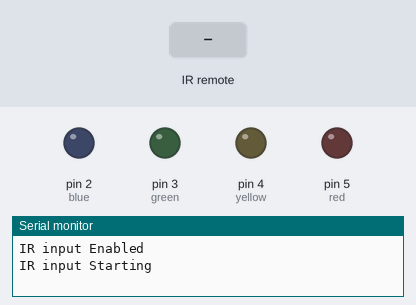
The sketch below on a simulated Arduino Uno, built with avr-gcc and run on an emulated ATmega328P. Shown: output pins drawn as LEDs (lit = HIGH), the last lines printed to the serial monitor. The test bench sets the inputs (shaded band).

Above: at 1.2 s.
1.3 s: infrared code 0x8877 received
At 1.7 s:
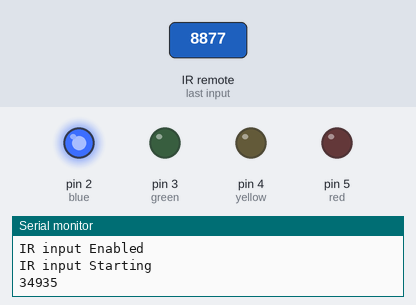
3.3 s: infrared code 0x48B7 received
At 3.7 s:
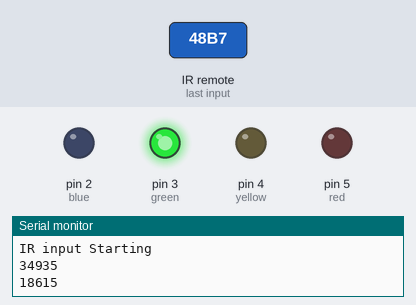
5.3 s: infrared code 0x28D7 received
At 5.6 s:
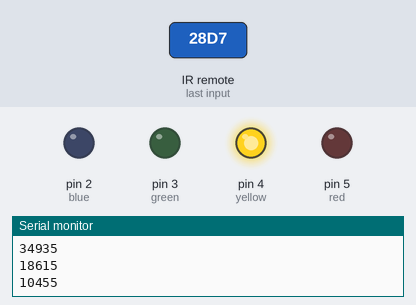
7.3 s: infrared code 0xA857 received
At 7.7 s:
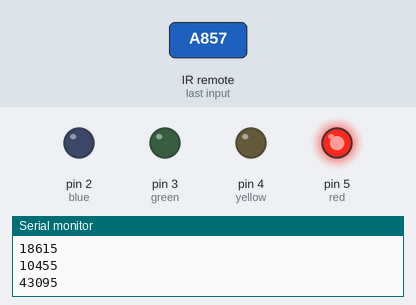
Timing chart, 0 to 10.3 s (numbered marks = the images above; inputs shaded):
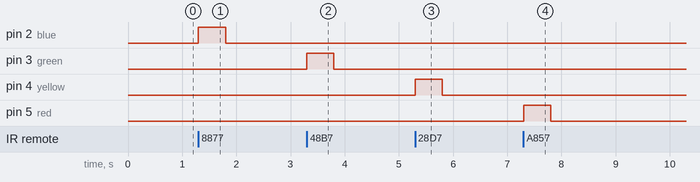

The sketch:

jeongdoyung09.ino
```cpp
#include <IRremote.h>
//전역변수 설정
int blue = 2;
int green = 3;
int yellow = 4;
int red = 5;
int RECV_PIN = 11;
//IR라이브러리 객체
IRrecv irrecv(RECV_PIN);
decode_results results;//IR신호 복호화(역할 십진수>아스키코드 변환하는 비슷한 역할)
void setup() {
  // 전원ON시 1회만 실행
  //GPIO 모드 설정
  pinMode(blue, OUTPUT);
  pinMode(green, OUTPUT);
  pinMode(yellow, OUTPUT);
  pinMode(red, OUTPUT);
  //시리얼 모니터로 출력설정
  Serial.begin(9600);
  Serial.println("IR input Enabled");
  irrecv.enableIRIn();//IRrecv 구조체(c)=클래스(자바):변수, 함수 모두 포함
  Serial.println("IR input Starting");
}

void loop() {
  // 전원ON시 무한 반복
  if(irrecv.decode(&results)) {//수신값을 확인해서 있으면 true 반환하는 함수 decode
    unsigned int value = results.value;
    Serial.println(value);//적외선 수신기로 받은 값을 출력해 보기.
    switch(value) {
      case 34935:
        digitalWrite(blue, HIGH);
        delay(500);
        digitalWrite(blue, LOW);
        break;
      case 18615:
        digitalWrite(green, HIGH);
        delay(500);
        digitalWrite(green, LOW);
        break;
      case 10455:
        digitalWrite(yellow, HIGH);
        delay(500);
        digitalWrite(yellow, LOW);
        break;
      case 43095:
        digitalWrite(red, HIGH);
        delay(500);
        digitalWrite(red, LOW);
        break;
    }
    //switch문 end
    irrecv.resume();//ready 수신값을 받음
  }
}
```

C_Test.cpp
```cpp
#include <stdio.h>

int main() {
	int MONEY=0;//키보드로 입력받는 값
	int UNIT=50000,NUM=0,SW=0;
	scanf("%d",&MONEY);
	//printf("입력받은 값은 %d 입니다.",MONEY);
	while(1){
		NUM=(int)(MONEY/UNIT);
		if(NUM>0){
		printf("화폐단위 %d 원의 개수는 %d\n",UNIT,NUM);
		}
		if(UNIT>1){
			MONEY=MONEY-(UNIT*NUM);
			if(SW==0){
				UNIT=UNIT/5;
				SW=1;
			}else{
				UNIT=UNIT/2;
				SW=0;
			}
		}else{
			break;
		}
	}
	return 0;
}
```

CodingTest01.c
```cpp
#include <stdio.h>

int main() {
	int MONEY=0;//키보드로 입력받는 값
	int UNIT=50000,NUM=0,SW=0;
	scanf("%d",&MONEY);
	//printf("입력받은 값은 %d 입니다.",MONEY);
	while(1){
		NUM=(int)(MONEY/UNIT);
		if(NUM>0){
			printf("화폐단위 %d 원의 개수는 %d\n",UNIT,NUM);
		}
		if(UNIT>1){
			MONEY=MONEY-(UNIT*NUM);
			if(SW==0){
				UNIT=UNIT/5;
				SW=1;
			}else{
				UNIT=UNIT/2;
				SW=0;
			}
		}else{
			break;
		}
	}
	return 0;
}
```

CodingTest02.c
```cpp
#include <stdio.h>
// 이 프로그램은 키보드로 입력받은 숫자배열을 오름차순 정렬하는 C프로그램 입니다.
int main() {
	int n, prev, next, Temp;

	scanf("%d",&n);//키보드로 Numbers[]에 들어갈 크기를 지정합니다.
	int Numbers[n];
	for(int i=0; i<n; i++) {
		scanf("%d",&Numbers[i]);
	}
	/* 디버그: 입력값이 제대로 입력되었는지 확인 */
	for(int i=0; i<n; i++) {
		printf("%d ",Numbers[i]);
	}
	printf("\n");//줄바꿈
	//이중for문을 이용한 정렬로직(아래)
	for(prev=0; prev<n-1; prev++) {
		for(next=prev+1; next<n; next++) {
			if(Numbers[prev]>Numbers[next]) {
				Temp = Numbers[prev];
				Numbers[prev] = Numbers[next];
				Numbers[next] = Temp;
			}
		}
	}
	//정렬한 후 확인
	for(int i=0; i<n; i++) {
		printf("%d ",Numbers[i]);
	}
	return 0;
}
```

CodingTest03.c
```cpp
#include <stdio.h>

int main() {
	int n, bubble, idx, Temp;
	scanf("%d",&n);
	int Numbers[n];
	//printf("디버그: %d", n);
	for(int i=0; i<n; i++) {
		scanf("%d", &Numbers[i]);
	}
	for(bubble=0; bubble<n; bubble++) {
		for(idx=0; idx<n-1; idx++) {
			if(Numbers[idx] > Numbers[idx+1]) {
				Temp = Numbers[idx];
				Numbers[idx] = Numbers[idx+1];
				Numbers[idx+1] = Temp;
			}
		}
	}
	for(int i=0; i<n; i++) {
		printf("%d ",Numbers[i]);
	}
	return 0;
}
```

CodingTest04.c
```cpp
#include <stdio.h>

int main() {
	int n, insert, comp, Key;
	scanf("%d",&n);
	int Numbers[n];
	for(insert=1; insert<n; insert++) {
		Key = Numbers[insert];
		for(comp=insert-1; comp>=0; comp--) {
			if(Numbers[comp] > Key) { //Key의 앞자리를 하나씩 보면서 비교
				Numbers[comp+1] = Numbers[comp]; //앞자리 값이 Key값보다 크다면 뒤로 이동
			}else{
				break;
			}
		}
		// Number[comp+1]이 Number[comp]로 채워졌기 때문에,
    	// Number[comp] 자리가 빈 상태. Numbers[comp] 채워야함
    	// comp-- 후 아래 코드 실행이기 때문에 comp+1을 해서 Key 값으로 채운다.
		Numbers[comp+1] = Key;
	}

	for(int i=0; i<n; i++) {
		printf("%d ",Numbers[i]);
	}
	return 0;
}
```

CodingTest05.c
```cpp
#include <stdio.h>

int main() {
	int Bin[100];
	int Dec, idx=0, Mok, Nmg;
	scanf("%d", &Dec);
	while(1) {
		Mok = (int)Dec/2;
		//printf("%d", Mok);
		Nmg = Dec - (Mok*2);
		Bin[idx] = Nmg;
		idx = idx + 1;
		if(Mok==0) { break; }
		Dec = Mok;
	}
	for(int i=idx-1; i>=0; i--) {
		printf("%d", Bin[i]);
	}
	return 0;
}
```

CodingTest06.c
```cpp
#include <stdio.h>
//전역변수
long Factorial = 1;
long fact(int n);
int main() {
	int n;
	long Result;
	scanf("%d", &n);
	Result = fact(n);
	printf("%d 팩토리얼 = %ld", n, Result);
	return 0;
}

long fact(int n) {
	if(n==1) {
		return Factorial;
	}else{
		Factorial = Factorial * n;
		n = n - 1;
		return fact(n);//재귀함수를 호출해서 for반복문 역할.
	}
}
```

CodingTest07.c
```cpp
#include <stdio.h>

int main() {
	int n;
	scanf("%d", &n);
	int Score[n], Rank[n];
	for(int i=0; i<n; i++) {
		scanf("%d", &Score[i]);
		Rank[i] = 0;
	}
	for(int i=0; i<n; i++) {
		for(int comp=0; comp<n; comp++) {
			if(Score[i] < Score[comp]) {
				Rank[i] = Rank[i] + 1;
			}
		}
		Rank[i] = Rank[i] + 1;
	}
	for(int i=0; i<n; i++) {
		printf("%d 번 학생의 점수: %3d, 등수: %2d\n", i, Score[i], Rank[i]);
	}
	return 0;
}
```

CodingTest08.c
```cpp
#include <stdio.h>

int main() {
	int n=0, MaxCnt=0, Top=0, Max=0;
	scanf("%d", &n);
	int Vote[n];
	for(int i=0; i<n; i++) {
		scanf("%d", &Vote[i]);
		if(Vote[i] > Max) {
			Max = Vote[i];
		}
	}
	int Index[Max+1];//C언어는 배열크기 초기화 하는 부분이 자바와 틀림
	for(int i=0; i<=Max+1; i++) {
		Index[i] = 0;//변수에 초기값 0 입력합니다.
	}
	//핵심로직(아래)
	for(int i=0; i<n; i++) {
		Index[Vote[i]] = Index[Vote[i]] + 1;//중복값이 존재하면 카운팅이 발생
		//printf("%d, %d\n", Vote[i], Index[Vote[i]]); 디버그용 출력
	}
	//최고값과 반복횟수 구하기(아래)
	for(int i=0; i<Max+1; i++) {
		if(Index[i] > MaxCnt) {
			MaxCnt = Index[i];
			Top = i;
		}
	}
	printf("최다 선택값: %d, 선택한 횟수: %d", Top, MaxCnt);
	return 0;
}
```

array.c
```cpp
#include <stdio.h>
void main() {
	int score[5];//배열의 크기지정 공간5개
	int sum=0, cnt;//변수 선언하면서 초기값 지정.
	for(cnt=0;cnt<5;cnt++) {
		printf("입력(점수 %d)=>", cnt+1);
		scanf("%d",&score[cnt]);//score[0], score[1]...,score[4] 총 5개 입력받기

		for(cnt=0;cnt<5;cnt++) {
			sum += score[cnt];// sum = sum + score[cnt]; 누적시키는 로직 = 총점구하기
			printf("총점=%d, 평균=%d \n", sum, sum/cnt);
		}
	}
}
```

bank.c
```cpp
#include <stdio.h>
void main() {
	printf("안녕하세요 C언어 은행입출금 프로그램입니다.\n");
	int choic, total, inputMoney, drawMoney;
	total = 0; //초기잔고값
	while(1) {
		printf("1.예금 / 2.출금 / 3.잔고 / 4.종료 : ");
		scanf("%d", &choic);
		if(choic == 1) {
			printf("현재 금액: %d원\n", total);
			printf("얼마를 입금하시겠습니까? : ");
			scanf("%d", &inputMoney);
			total = total + inputMoney; //total변수를 누적하는 로직
			printf("예금 성공! 현재금액: %d원\n\n\n", total);
		}
		else if(choic == 2) {
			printf("현재 금액 : %d원\n", total);
			printf("얼마를 출금하시겠습니까? : ");
			scanf("%d", &drawMoney);
			if(drawMoney > total) {
				printf("잔액이 부족합니다. 출금실패!\n\n\n");
			}
			else{
				total = total - drawMoney;
				printf("출금 성공! 현재 잔액: %d\n\n\n", total);
			}
		}
		else if(choic == 3) {
			printf("현재 잔액 : %d원\n\n\n", total);
		}
		else if(choic == 4) {
			printf("현재 잔액 : %d원\n", total);
			printf("프로그램을 종료합니다.\n");
			break;
		}
		else {
			printf("잘못 입력했습니다.\n\n\n");
		}
	}
}
```

calc.c
```cpp
#include <stdio.h>

void main() {
	int a,b,c,d;
	a=30;b=20;
	c = a+b;
	printf("c=%d", c);//결과 c=50;
	d = a>5 && b<10;//1 || 0 = 1(true), 1 &&(x) 0 = 0 (false)
	//논리연산:true=1/false=0사용 and연산(&&곱연산), or연산(||덧셈연산), not연산(반대연산)
	printf("d=%d\n", d);
	//관계연산 < > 대소관계를 비교(아래)
	if(a>b) {
		printf("a는 b보다 크다");
	} else {
		printf("a는 b보다 작거나 같다");
	}
}
```

char_ascii.c
```cpp
/**
구현내용 : 키보드로부터 한 문자를 입력 받아서 입력 문자에 해당하는 아스키코드 값을 출력하는 프로그램
작성자 : 정도영
작성일 : 2021. 02. 16
---------------------
출력 : 문자입력 : A
      아스키값 : 65
---------------------
**/
#include <stdio.h>
void main() {
   printf("키보드로 입력받을 문자를 아스키코드로 변환해서 출력하기");
   printf("프로그램을 종료 하려면 0을 입력해주세요\n");
   char human;
   while(1){//무한루프 1=true
      printf("문자입력 : ");
      scanf("%c", &human);
      getchar();//위 스캔f로 입력받은 엔터를 공백으로 처리
      printf("사람이 인식하는 문자값:%c - 컴퓨터가 인식하는 아스키코드값:%d\n",human,human);
      if(human == 48) {
         printf("프로그램을 종료 합니다. 중지코드는 %d\n",human);
         break;
      }
   }
}
```

even_odd.c
```cpp
#include <stdio.h>

void main() {
	int a;
	while(1){//반복문(true)=무한반복(루프문)
		printf("정수를 입력하세요:\n");
		printf("종료할때는 Ctrl+C키를 입력하세요");
		scanf("%d", &a);//scanf함수는 변수앞에 &(어드레스기호)를 붙임.
		if(a==0) {
			//IoT로 전송받은 값이 0이면 반복문종료(아래)
			break;
		}
		//분기문 if문
		if(a%2==0) {
			printf("입력하신 숫자 %d는 짝수입니다.\n", a);
		}
		if(a%2==1) {
			printf("입력하신 숫자 %d는 홀수입니다.\n", a);//변수 a값이 %d에 바인딩 됨.
		}
	}
	printf("프로그램이 종료 되었습니다.\n");
}
```

factorial.h
```cpp
/* 팩토리얼은 수학에서 수열단원 6! = 6*5*4*3*2*1 */
#define ONE 1
int factorial(int n) {
	if(n>ONE) {
		return(n*factorial(n-1));//재귀함수호출
	}else{
		//n-1 반복되다가 n이 1이 될 경우 실행
		return(ONE);
	}
}
```

gugu.c
```cpp
#include <stdio.h>

void main ()
{
	printf("안녕하세요 C언어 구구단 프로그램입니다.\n");
	int cnt, sub_cnt;

	for(cnt=1;cnt<=9;cnt++) {
		for(sub_cnt=1;sub_cnt<=9;sub_cnt++) {
			printf("    %d x %d = %d\n", cnt, sub_cnt, cnt*sub_cnt);
		}
		printf("\n");
	}
}
```

in_out.c
```cpp
#include <stdio.h>

void main() {
	int a,b;
	printf("입력(integer)==>");//표준출력 Standard Output 함수
	scanf("%d", &a);		  //표준입력 Standard Input 함수 변수 사용시 &기호가 %decimal 10진수형태로 입-출력 받겠다는 명시.
	printf("입력(정수형)==>");
	scanf("%d", &b);

	//위에서 키보드로 입력받은 변수 a,b를 출력(아래)
	printf("\n a=%d, b=%d \n", a, b);
	//System.out.println() = printf(\n);
}
```

includeFile.c
```cpp
#include <stdio.h>
#include "factorial.h" //5!팩토리얼 = 5*4*3*2*1
void main() {
	int x;
	printf("팩토리얼을 구할 숫자를 입력하세요: ");
	scanf("%d", &x);//키보드로 입력받은 숫자가 x에 저장되고 이후 엔터값이 남아있음
	printf("%d! = %d\n", x, factorial(x));
	getchar();//입력 후 엔터 키를 공백으로 처리
}
```

main.c
```cpp
#include <stdio.h>

void main(int argc, char* argv[]) {
	printf("Hello, goorm!\n");

	return 0;
}
```

multi.c
```cpp
#include <stdio.h> //라이브러리 임포트
int multi(int x, int y); //함수명세표시= 인터페이스와 같은 역할

void main() {
	int a, b, c; //int정수형 변수선언
	printf("곱하기할 첫번째 수를 입력하세요 : ");
	scanf("%d", &a);// %d 형태중 decimal형- 십진수
	printf("곱하기할 두번째 수를 입력하세요 : ");
	scanf("%d", &b);
	c = multi(a,b);//함수호출
	printf("실행결과 :%d * %d = %d\n", a,b,c);
	// \n은 newLine줄바꿈 명령
}

int multi(int x, int y) {
	return (x*y);
}
```

string_ascii.c
```cpp
/**
키보드로 입력받은 문자열을 컴퓨터가 알아듣는 아스키코드로 변경 프로그램
**/
#include <stdio.h>
#include <string.h>

void main() {
	char buffer[80];
	char *p=buffer;//포인터변수 생성 및 크기지정
	int len, cnt=0;//입력받은 문자열을 아스키코드로 변경할때 반복구문에 사용
//==========================//
while(1) {
	printf("문자열을 입력하세요(종료하려면 Ctrl+C) : ");
	scanf("%s", p);//키보드로 입력받아서 *p변수의 주소에 저장
	//반복구문시작(아래)
	len = strlen(p);//문자열의 길이를 구하기
	while(cnt<len) { //cnt 0부터 비교기준인 len문자열의 길이값 전까지 출력
		printf("%d   ", *p);//현재 p주소의 값은 %c사람문자, %d아스키코드로 출력
		p=p+1;//p어드레스 인덱스주소는 컴퓨터가 비어있는 메모리주소를 찾아서 부여
		cnt=cnt+1;
	}
	printf("\n");
	cnt=0;//무한반복때문에 초기화시킴
	}
}
```

varType.c
```cpp
#include <stdio.h> //#으로 시작하는 명령어는 매크로명렁어라고 함.
#define AGE 28
#define PI 3.14592
#define NAME "정도영"
const int a=10; //const로 상수를 정의;
const float b=10.56789;
const char c='K'; //char 단일문자 타입
const char *OPEN="오픈소스그룹"; //char* 포인터변수

void main() {
	int i=28; float j=4.0; char k='A';
	char ch[10]="홍길동";//배열문자
	char *p="프로그래머";//포인터변수
	printf("기관은 %s\n 이름은 %s\n 나이는 %d\n", OPEN,NAME,AGE);
	printf("-----------------------\n");
	printf("%s %s\n나이는 %d\n직급은 %c평점은 %f", p,ch,i,k,j);
}
```

Measured:
- after the input at 1.3 s, pin 2 (blue): LOW → HIGH at once, → LOW 0.50 s later
- after the input at 3.3 s, pin 3 (green): LOW → HIGH at once, → LOW 0.50 s later
- after the input at 5.3 s, pin 4 (yellow): LOW → HIGH at once, → LOW 0.50 s later
- after the input at 7.3 s, pin 5 (red): LOW → HIGH at once, → LOW 0.50 s later
